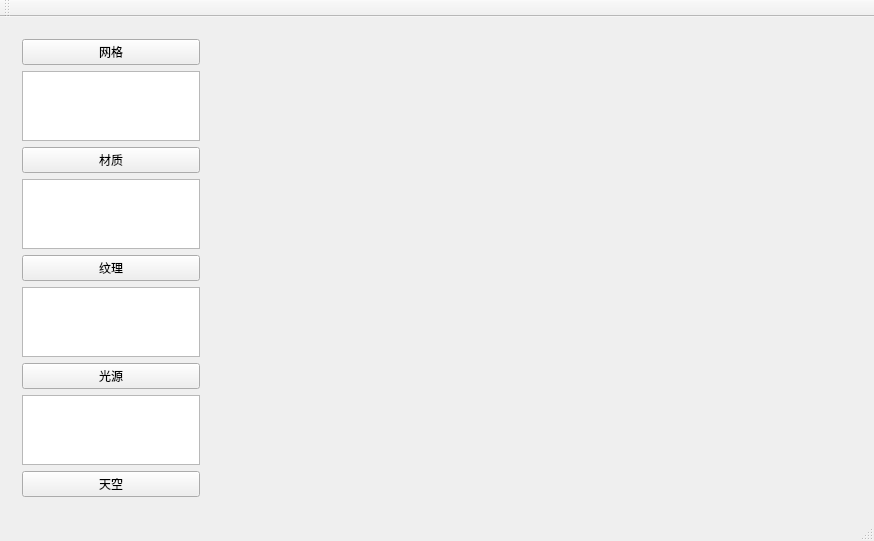
<?xml version="1.0" encoding="UTF-8"?>
<ui version="4.0">
 <class>MainWindow</class>
 <widget class="QMainWindow" name="MainWindow">
  <property name="geometry">
   <rect>
    <x>0</x>
    <y>0</y>
    <width>874</width>
    <height>532</height>
   </rect>
  </property>
  <property name="windowTitle">
   <string>MainWindow</string>
  </property>
  <widget class="QWidget" name="centralWidget">
   <layout class="QHBoxLayout" name="horizontalLayout_2">
    <item>
     <layout class="QHBoxLayout" name="horizontalLayout">
      <item>
       <widget class="QWidget" name="widget_2" native="true">
        <property name="minimumSize">
         <size>
          <width>200</width>
          <height>0</height>
         </size>
        </property>
        <property name="maximumSize">
         <size>
          <width>200</width>
          <height>16777215</height>
         </size>
        </property>
        <layout class="QVBoxLayout" name="verticalLayout_4">
         <item>
          <widget class="QPushButton" name="pushButton_5">
           <property name="text">
            <string>网格</string>
           </property>
          </widget>
         </item>
         <item>
          <widget class="QListWidget" name="listWidget"/>
         </item>
         <item>
          <widget class="QPushButton" name="pushButton">
           <property name="text">
            <string>材质</string>
           </property>
          </widget>
         </item>
         <item>
          <widget class="QListWidget" name="listWidget_2"/>
         </item>
         <item>
          <widget class="QPushButton" name="pushButton_2">
           <property name="text">
            <string>纹理</string>
           </property>
          </widget>
         </item>
         <item>
          <widget class="QListWidget" name="listWidget_3"/>
         </item>
         <item>
          <widget class="QPushButton" name="pushButton_3">
           <property name="text">
            <string>光源</string>
           </property>
          </widget>
         </item>
         <item>
          <widget class="QListWidget" name="listWidget_4"/>
         </item>
         <item>
          <widget class="QPushButton" name="SkyColor">
           <property name="text">
            <string>天空</string>
           </property>
          </widget>
         </item>
        </layout>
       </widget>
      </item>
      <item>
       <widget class="QWidget" name="widget" native="true">
        <property name="minimumSize">
         <size>
          <width>500</width>
          <height>0</height>
         </size>
        </property>
        <layout class="QVBoxLayout" name="verticalLayout_3"/>
       </widget>
      </item>
     </layout>
    </item>
   </layout>
  </widget>
  <widget class="QMenuBar" name="menuBar">
   <property name="geometry">
    <rect>
     <x>0</x>
     <y>0</y>
     <width>874</width>
     <height>23</height>
    </rect>
   </property>
  </widget>
  <widget class="QToolBar" name="mainToolBar">
   <attribute name="toolBarArea">
    <enum>TopToolBarArea</enum>
   </attribute>
   <attribute name="toolBarBreak">
    <bool>false</bool>
   </attribute>
  </widget>
  <widget class="QStatusBar" name="statusBar"/>
 </widget>
 <layoutdefault spacing="6" margin="11"/>
 <resources/>
 <connections/>
</ui>
